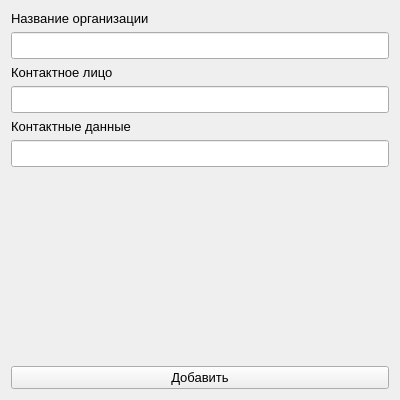
<?xml version="1.0" encoding="UTF-8"?>
<ui version="4.0">
 <class>add_ow</class>
 <widget class="QWidget" name="add_ow">
  <property name="geometry">
   <rect>
    <x>0</x>
    <y>0</y>
    <width>400</width>
    <height>400</height>
   </rect>
  </property>
  <property name="font">
   <font>
    <pointsize>10</pointsize>
   </font>
  </property>
  <property name="windowTitle">
   <string>Form</string>
  </property>
  <layout class="QGridLayout" name="gridLayout">
   <item row="1" column="0" colspan="2">
    <widget class="QLineEdit" name="ow_name_org">
     <property name="font">
      <font>
       <pointsize>12</pointsize>
      </font>
     </property>
    </widget>
   </item>
   <item row="0" column="0" colspan="2">
    <widget class="QLabel" name="label">
     <property name="text">
      <string>Название организации</string>
     </property>
    </widget>
   </item>
   <item row="5" column="0" colspan="2">
    <widget class="QLineEdit" name="ow_phone">
     <property name="font">
      <font>
       <pointsize>12</pointsize>
      </font>
     </property>
    </widget>
   </item>
   <item row="4" column="0">
    <widget class="QLabel" name="label_3">
     <property name="text">
      <string>Контактные данные</string>
     </property>
    </widget>
   </item>
   <item row="2" column="0">
    <widget class="QLabel" name="label_2">
     <property name="text">
      <string>Контактное лицо</string>
     </property>
    </widget>
   </item>
   <item row="8" column="0" colspan="2">
    <widget class="QPushButton" name="add_ow_but">
     <property name="text">
      <string>Добавить</string>
     </property>
    </widget>
   </item>
   <item row="3" column="0" colspan="2">
    <widget class="QLineEdit" name="ow_person">
     <property name="font">
      <font>
       <pointsize>12</pointsize>
      </font>
     </property>
    </widget>
   </item>
   <item row="7" column="0">
    <spacer name="verticalSpacer">
     <property name="orientation">
      <enum>Qt::Vertical</enum>
     </property>
     <property name="sizeHint" stdset="0">
      <size>
       <width>20</width>
       <height>40</height>
      </size>
     </property>
    </spacer>
   </item>
  </layout>
 </widget>
 <resources/>
 <connections/>
</ui>
